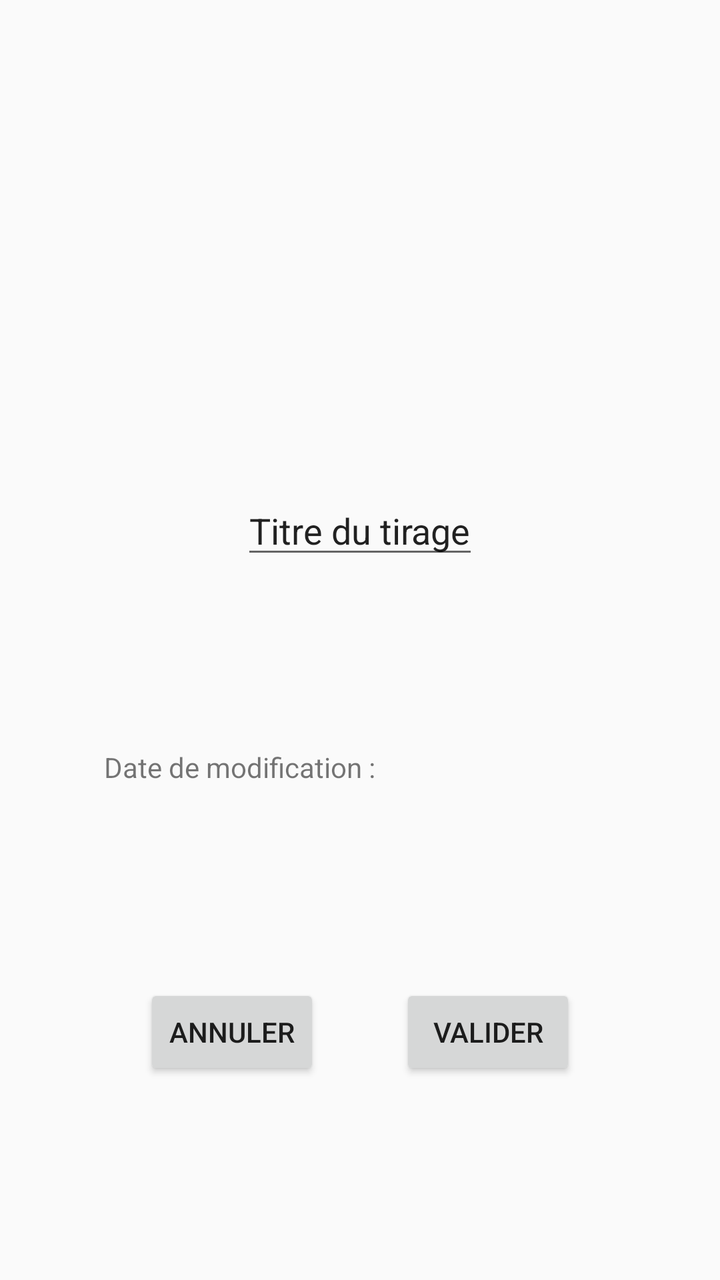
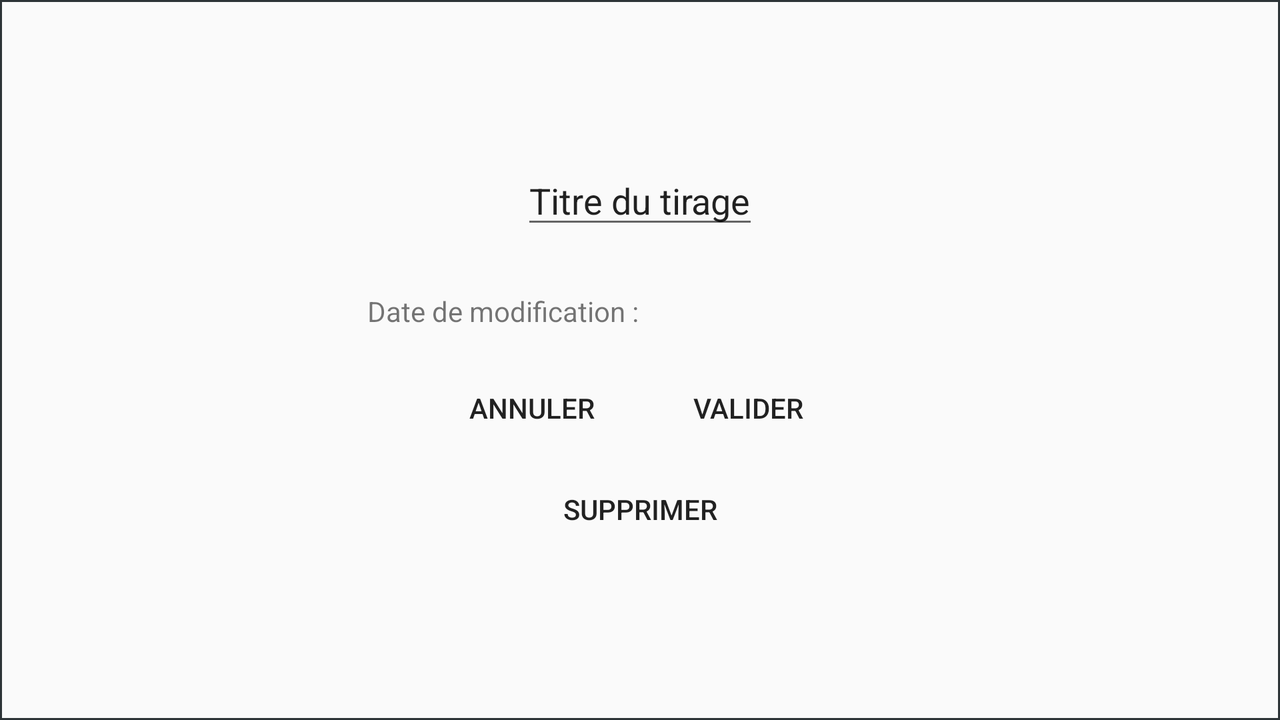

An Android layout and its configuration variant, each rendered on a device that would load it. The default file and the variant file are quoted in full after the pictures.
<!-- AndroidManifest.xml: application theme AppTheme -->
<!-- res/layout/activity_modify_pop_up.xml -->
<?xml version="1.0" encoding="utf-8"?>
<androidx.constraintlayout.widget.ConstraintLayout xmlns:android="http://schemas.android.com/apk/res/android"
    xmlns:app="http://schemas.android.com/apk/res-auto"
    xmlns:tools="http://schemas.android.com/tools"
    android:layout_width="match_parent"
    android:layout_height="match_parent"
    tools:context=".controller.ModifyPopUpActivity">


    <EditText
        android:id="@+id/activity_modify_draw_name_txt"
        android:layout_width="wrap_content"
        android:layout_height="wrap_content"
        android:text="Titre du tirage"
        app:layout_constraintLeft_toLeftOf="parent"
        app:layout_constraintRight_toRightOf="parent"
        app:layout_constraintTop_toTopOf="@id/guideline" />

    <TextView
        android:id="@+id/activity_modify_draw_date_txt"
        android:layout_width="wrap_content"
        android:layout_height="wrap_content"
        android:text="Date de modification :"
        app:layout_constraintLeft_toLeftOf="@id/guideline3"
        app:layout_constraintTop_toTopOf="@id/guideline2" />

    <Button
        android:id="@+id/activity_modify_validate_btn"
        android:layout_width="wrap_content"
        android:layout_height="wrap_content"
        android:layout_marginLeft="20dp"
        android:text="Valider"
        app:layout_constraintLeft_toRightOf="@id/guideline4"
        app:layout_constraintTop_toBottomOf="@id/guideline5"/>

    <Button
        android:id="@+id/activity_modify_cancel_btn"
        android:layout_width="wrap_content"
        android:layout_height="wrap_content"
        android:layout_marginRight="20dp"
        android:text="Annuler"
        app:layout_constraintRight_toLeftOf="@id/guideline4"
        app:layout_constraintTop_toBottomOf="@id/guideline5"/>




    <androidx.constraintlayout.widget.Guideline
        android:id="@+id/guideline"
        android:layout_width="wrap_content"
        android:layout_height="wrap_content"
        android:orientation="horizontal"
        app:layout_constraintGuide_begin="243dp" />

    <androidx.constraintlayout.widget.Guideline
        android:id="@+id/guideline2"
        android:layout_width="wrap_content"
        android:layout_height="wrap_content"
        android:orientation="horizontal"
        app:layout_constraintGuide_begin="374dp" />

    <androidx.constraintlayout.widget.Guideline
        android:id="@+id/guideline3"
        android:layout_width="wrap_content"
        android:layout_height="wrap_content"
        android:orientation="vertical"
        app:layout_constraintGuide_begin="52dp" />

    <androidx.constraintlayout.widget.Guideline
        android:id="@+id/guideline4"
        android:layout_width="wrap_content"
        android:layout_height="wrap_content"
        android:orientation="vertical"
        app:layout_constraintGuide_percent="0.5" />

    <androidx.constraintlayout.widget.Guideline
        android:id="@+id/guideline5"
        android:layout_width="wrap_content"
        android:layout_height="wrap_content"
        android:orientation="horizontal"
        app:layout_constraintGuide_begin="492dp" />


</androidx.constraintlayout.widget.ConstraintLayout>
<!-- resources referenced by this layout -->
<resources>
  <style name="AppTheme" parent="Theme.AppCompat.Light.DarkActionBar">
          
          <item name="colorPrimary">@color/colorPrimary</item>
          <item name="colorPrimaryDark">@color/colorPrimaryDark</item>
          <item name="colorAccent">@color/colorAccent</item>
      </style>
  <color name="colorPrimary">#FFF</color>
  <color name="colorPrimaryDark">#c9edc3</color>
  <color name="colorAccent">#03DAC5</color>
</resources>
<!-- res/layout-land/activity_modify_pop_up.xml (the repository's variant of the layout above) -->
<!-- drawn on the phone turned sideways -->
<?xml version="1.0" encoding="utf-8"?>
<androidx.constraintlayout.widget.ConstraintLayout xmlns:android="http://schemas.android.com/apk/res/android"
    xmlns:app="http://schemas.android.com/apk/res-auto"
    xmlns:tools="http://schemas.android.com/tools"
    android:layout_width="match_parent"
    android:layout_height="match_parent"
    android:theme="@style/AppTheme.PopUpTheme"
    android:background="@drawable/customborder"
    tools:context=".controller.ModifyPopUpActivity">




    <EditText
        android:id="@+id/activity_modify_draw_name_txt"
        android:layout_width="wrap_content"
        android:layout_height="wrap_content"
        android:text="Titre du tirage"
        app:layout_constraintLeft_toLeftOf="parent"
        app:layout_constraintRight_toRightOf="parent"
        app:layout_constraintTop_toTopOf="@id/guideline" />

    <TextView
        android:id="@+id/activity_modify_draw_date"
        android:layout_width="wrap_content"
        android:layout_height="wrap_content"
        android:text="Date de modification : "
        app:layout_constraintLeft_toLeftOf="@id/guideline3"
        app:layout_constraintTop_toTopOf="@id/guideline2" />

    <TextView
        android:id="@+id/activity_modify_draw_date_txt"
        android:layout_width="wrap_content"
        android:layout_height="wrap_content"
        app:layout_constraintLeft_toRightOf="@id/activity_modify_draw_date"
        app:layout_constraintTop_toTopOf="@id/guideline2" />

    <Button
        android:id="@+id/activity_modify_validate_btn"
        android:layout_width="wrap_content"
        android:layout_height="wrap_content"
        android:layout_marginLeft="10dp"
        android:text="Valider"
        android:background="@drawable/custom_button"
        app:layout_constraintLeft_toRightOf="@id/guideline4"
        app:layout_constraintTop_toBottomOf="@id/guideline5"/>

    <Button
        android:id="@+id/activity_modify_cancel_btn"
        android:layout_width="wrap_content"
        android:layout_height="wrap_content"
        android:layout_marginRight="10dp"
        android:text="Annuler"
        android:background="@drawable/custom_button"
        app:layout_constraintRight_toLeftOf="@id/guideline4"
        app:layout_constraintTop_toBottomOf="@id/guideline5"/>

    <Button
        android:id="@+id/activity_modify_delete_btn"
        android:layout_width="wrap_content"
        android:layout_height="wrap_content"
        android:layout_marginTop="2.5dp"
        android:text="Supprimer"
        android:background="@drawable/custom_button"
        app:layout_constraintLeft_toLeftOf="parent"
        app:layout_constraintRight_toRightOf="parent"
        app:layout_constraintTop_toBottomOf="@id/activity_modify_cancel_btn"
        />



    <androidx.constraintlayout.widget.Guideline
        android:id="@+id/guideline"
        android:layout_width="wrap_content"
        android:layout_height="wrap_content"
        android:orientation="horizontal"
        app:layout_constraintGuide_percent="0.2" />

    <androidx.constraintlayout.widget.Guideline
        android:id="@+id/guideline2"
        android:layout_width="wrap_content"
        android:layout_height="wrap_content"
        android:orientation="horizontal"
        app:layout_constraintGuide_percent="0.4" />

    <androidx.constraintlayout.widget.Guideline
        android:id="@+id/guideline3"
        android:layout_width="wrap_content"
        android:layout_height="wrap_content"
        android:orientation="vertical"
        app:layout_constraintGuide_percent="0.28" />

    <androidx.constraintlayout.widget.Guideline
        android:id="@+id/guideline4"
        android:layout_width="wrap_content"
        android:layout_height="wrap_content"
        android:orientation="vertical"
        app:layout_constraintGuide_percent="0.5" />

    <androidx.constraintlayout.widget.Guideline
        android:id="@+id/guideline5"
        android:layout_width="wrap_content"
        android:layout_height="wrap_content"
        android:orientation="horizontal"
        app:layout_constraintGuide_percent="0.5" />


</androidx.constraintlayout.widget.ConstraintLayout>
<!-- resources referenced by the variant -->
<!-- as the phone turned sideways resolves them -->
<resources>
  <!-- drawable customborder (drawable) -->
  <?xml version="1.0" encoding="UTF-8"?>
  <shape xmlns:android="http://schemas.android.com/apk/res/android" android:shape="rectangle">
      <padding android:left="10dp" android:right="10dp" android:top="10dp" android:bottom="10dp"/>
      <stroke android:width="1dp" android:color="#2d3436"/>
  </shape>
  <style name="AppTheme.PopUpTheme" parent="Theme.AppCompat.Light.NoActionBar">
          <item name="android:windowIsTranslucent">true</item>
          <item name="android:windowNoTitle">true</item>
      </style>
  <style name="AppTheme" parent="Theme.AppCompat.Light.DarkActionBar">
          
          <item name="colorPrimary">@color/colorPrimary</item>
          <item name="colorPrimaryDark">@color/colorPrimaryDark</item>
          <item name="colorAccent">@color/colorAccent</item>
      </style>
  <color name="colorPrimary">#FFF</color>
  <color name="colorPrimaryDark">#c9edc3</color>
  <color name="colorAccent">#03DAC5</color>
</resources>
